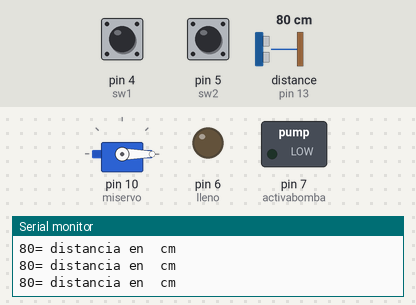
Bench run of a sketch on a simulated Arduino Uno, built with avr-gcc and run on an emulated ATmega328P. On the bench: servo, switched loads named in the sketch (green lamp = pin HIGH), output pins drawn as LEDs (lit = HIGH), the last lines printed to the serial monitor. Wiring (inferred from the names in the program): ultrasonic range finder: trigger pin 12; echo pin 13. The inputs (shaded band) are chosen by the test bench; at power-on: distance to the obstacle (sensor on pin 13) 80 cm, pin 4 (sw1) LOW, pin 5 (sw2) LOW. The echo pulse lasts 58.3 µs per cm; pins used as bus, display or sensor lines are not drawn.

Above: at 1.3 s.
1.4 s: distance to the obstacle (sensor on pin 13) set to 10 cm
2.9 s: distance to the obstacle (sensor on pin 13) set to 7 cm
At 4.1 s:
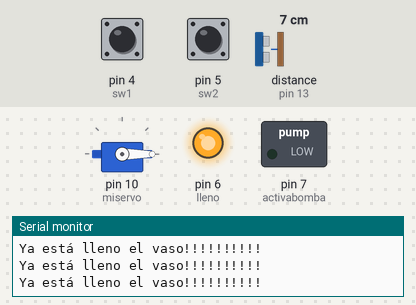
4.5 s: distance to the obstacle (sensor on pin 13) set to 9 cm
At 5.3 s:
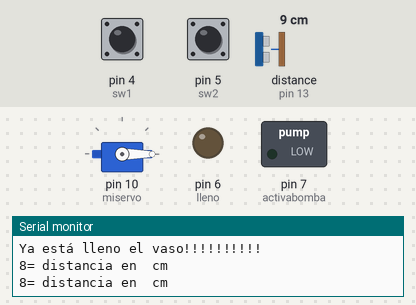
6.0 s: distance to the obstacle (sensor on pin 13) set to 2 cm
At 6.6 s:
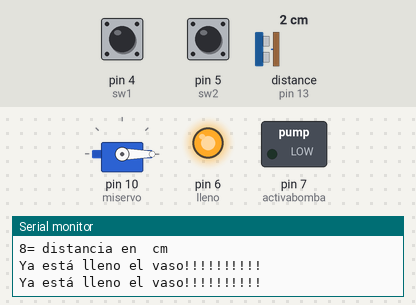
Timing chart, 0 to 8.5 s (numbered marks = the images above; inputs shaded):
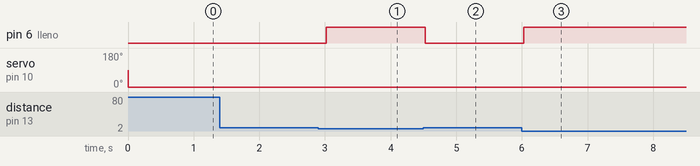

Measured:
- the behaviour switches between 9 and 8 cm on distance to the obstacle (sensor on pin 13) (found by bisection; images 0 and 1)
- after the input at 2.9 s, pin 6 (lleno): LOW → HIGH after 0.12 s
- after the input at 4.5 s, pin 6 (lleno): HIGH → LOW at once
- after the input at 6.0 s, pin 6 (lleno): LOW → HIGH at once

The sketch:

cafeterav8.ino
```cpp
#include <Servo.h>

/****************************************************************
 Sensor de Ultrasonico HC-SR04 con Arduino
*****************************************************************
Conexiones:
 - TRIG al pin D12
 - ECHO al pin D13

Notas:

  Raul Alvarez Torrico | Agosto de 2013
  http://www.TecBolivia.com  | info@tecbolivia.com
****************************************************************/

#define PIN_TRIG 12
#define PIN_ECO  13

int presion= 3;
int sw1=4;
int sw2=5;
int lleno=6;
int activabomba=7;
Servo miservo;
Servo miservo2;


void setup() {
  // Inicializacion de la comunicacion serial
  Serial.begin (9600);
  // Inicializacion de pines digitales
  pinMode(PIN_TRIG, OUTPUT);
  pinMode(PIN_ECO, INPUT);
  pinMode(presion, INPUT);
  pinMode(sw1,INPUT);
  pinMode(sw2,INPUT);
  pinMode(lleno,OUTPUT);
  pinMode(activabomba,OUTPUT);
  miservo.attach(9);
  miservo.attach(10);
}

void loop() {
  long duracion, distancia;  // Variables

  /* Hacer el disparo */
  digitalWrite(PIN_TRIG, LOW);
  delayMicroseconds(2);
  digitalWrite(PIN_TRIG, HIGH);  // Flanco ascendente
  delayMicroseconds(10);        // Duracion del pulso
  digitalWrite(PIN_TRIG, LOW);  // Flanco descendente

  /* Recepcion del eco de respuesta */
  duracion = pulseIn(PIN_ECO, HIGH);

  /* Calculo de la distancia efectiva */
  distancia = (duracion/2) / 29;

  if(digitalRead(sw1)&&digitalRead(presion)==HIGH){
    //ACTIVO LOS SERVOS Y LA BOMBA CON RELE
   digitalWrite(activabomba,HIGH);
   miservo.write(180);

}
else{
  digitalWrite(activabomba,LOW);
  miservo.write(0);
}
  if(digitalRead(sw2)&&digitalRead(presion)==HIGH){
    //ACTIVO LOS OTROS SERVOS Y LA BOMBA CON RELE
    digitalWrite(activabomba,HIGH);
    miservo2.write(180);
  }


else{
  digitalWrite(activabomba,LOW);
  miservo2.write(0);
}
/* Imprimir resultados a la terminal serial */
  if (distancia <=7){
    Serial.println("Ya está lleno el vaso!!!!!!!!!!");
    digitalWrite(lleno,HIGH);

  }
  else {
    Serial.print(distancia);
    Serial.println("= distancia en  cm");
    digitalWrite(lleno,LOW);

  }

  // Retardo para disminuir la frecuencia de las lecturas
  delay(500);
}
```
